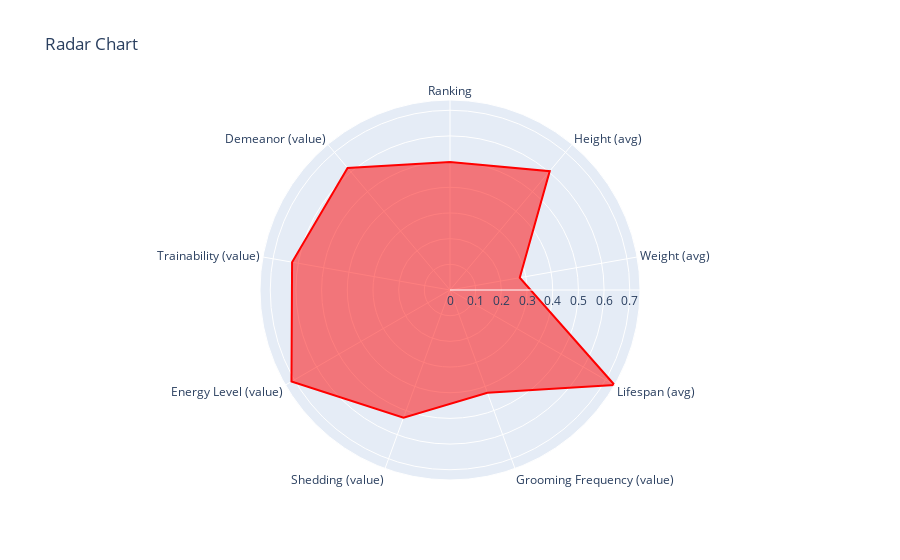

The code cell stored with this chart in its notebook:
### Code cell
# Your DataFrame with the scaled data, replace this with your actual DataFrame
# Scaled_Filtered_df = ...

# Fill NaN values with a placeholder value (e.g., -1) that won't be displayed on the radar chart
Scaled_Filtered_df.fillna(0, inplace=True)

# Create the radar chart using Plotly Express
fig = px.line_polar(
    Scaled_Filtered_df,
    r="All Row averages",
    theta="Titles",
    line_close=True,
    title="Radar Chart",
    color_discrete_sequence=['red'],  # Set line color
    line_dash_sequence=['solid']      # Set line style
)

# Add a trace for the Foundation Stock Service column
#fig.add_trace(
    #px.line_polar(
        #Scaled_Filtered_df,
        #r="Foundation Stock Service",
        #theta="Titles",
        #line_close=True,
        #color_discrete_sequence=['blue'],  # Set line color
        #line_dash_sequence=['solid']       # Set line style
    #).data[0]
#)

# Set the fill options for each plot
fig.update_traces(fill='toself')

# Show the radar chart
fig.show()

### Figure 1 — Plotly figure (JSON) as saved in the notebook; plotly's stock layout.template omitted (floating-point values rounded to 4 significant figures)
{"data": [{"fill": "toself", "hovertemplate": "All Row averages=%{r}<br>Titles=%{theta}<extra></extra>", "legendgroup": "", "line": {"color": "red", "dash": "solid"}, "marker": {"symbol": "circle"}, "mode": "lines", "name": "", "r": [0.4989, 0.6043, 0.2759, 0.7399, 0.4259, 0.5292, 0.7129, 0.6245, 0.6206, 0.4989], "showlegend": false, "subplot": "polar", "theta": ["Ranking", "Height (avg)", "Weight (avg)", "Lifespan (avg)", "Grooming Frequency (value)", "Shedding (value)", "Energy Level (value)", "Trainability (value)", "Demeanor (value)", "Ranking"], "type": "scatterpolar"}], "layout": {"legend": {"tracegroupgap": 0}, "polar": {"angularaxis": {"direction": "clockwise", "rotation": 90}, "domain": {"x": [0, 1], "y": [0, 1]}}, "title": {"text": "Radar Chart"}}}
